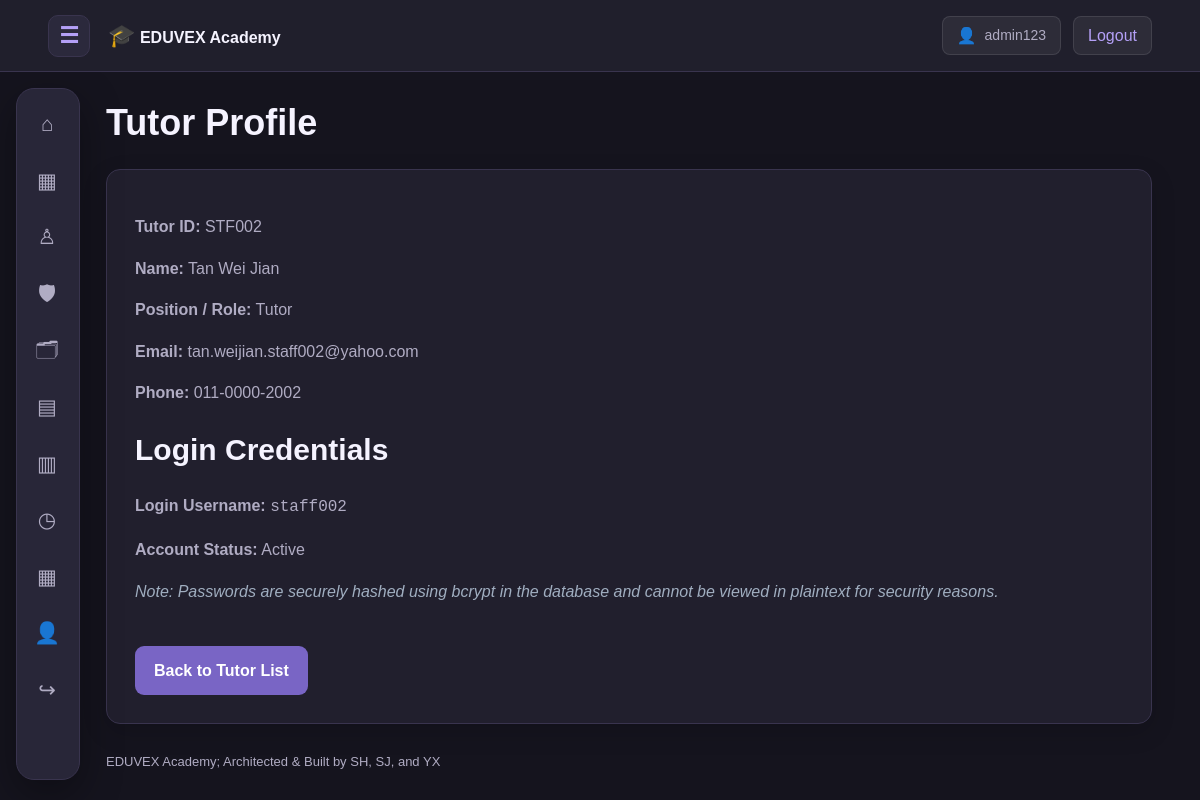
Before: /tutor_management/view_tutor.php?id=STF002 (signed in) with the older database file.
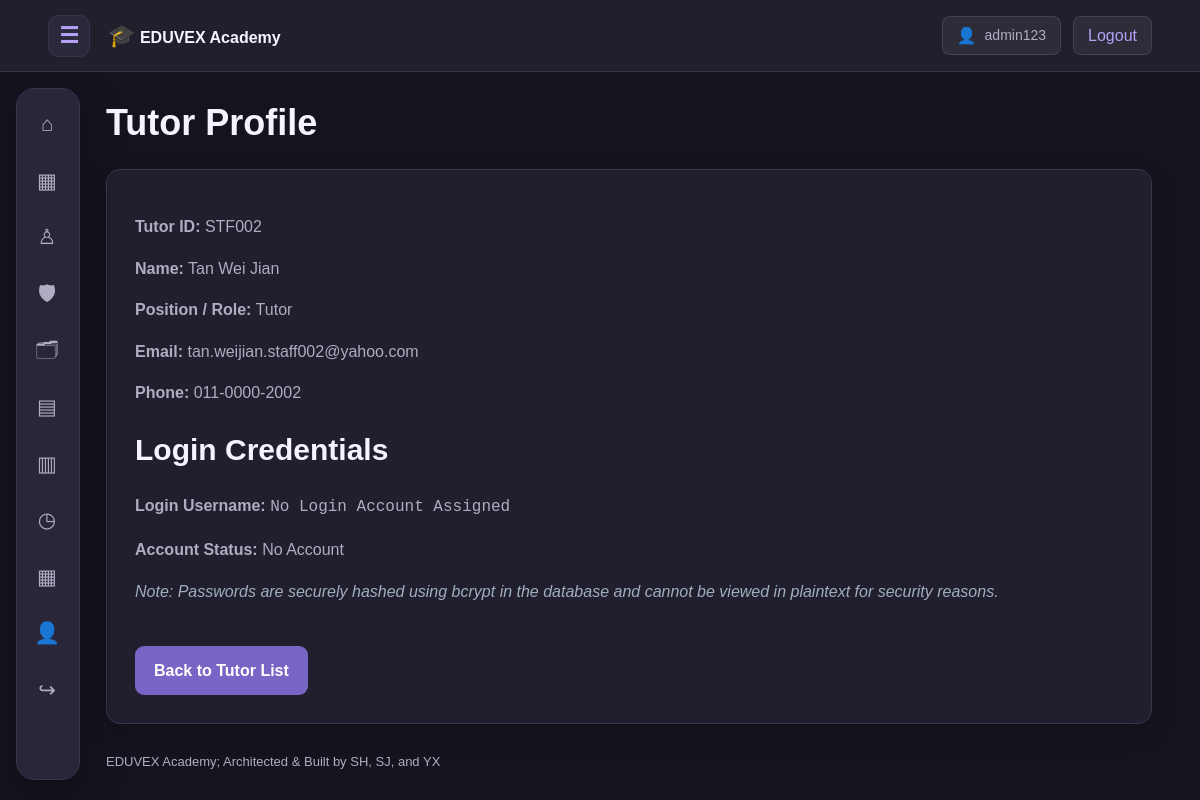
After: the same page with the newer database file.
### tables this page shows
CREATE TABLE IF NOT EXISTS user_accounts (
    user_id BIGINT UNSIGNED AUTO_INCREMENT PRIMARY KEY,
    username VARCHAR(100) NOT NULL UNIQUE,
    email VARCHAR(180) NOT NULL UNIQUE,
    password_hash VARCHAR(255) NOT NULL,

    role ENUM(
        'admin',
        'staff',
        'student'
    ) NOT NULL,

    admin_id VARCHAR(12) UNIQUE NULL,
    staff_id VARCHAR(12) UNIQUE NULL,
    student_id VARCHAR(12) UNIQUE NULL,

    preferred_language VARCHAR(10) DEFAULT 'en',
    profile_image VARCHAR(255) DEFAULT NULL,
    is_active TINYINT(1) DEFAULT 1,
    created_at TIMESTAMP DEFAULT CURRENT_TIMESTAMP
);

CREATE TABLE IF NOT EXISTS staff (
    staff_id VARCHAR(12) PRIMARY KEY,
    staff_name VARCHAR(120) NOT NULL,
    staff_email VARCHAR(180) UNIQUE,
    staff_phone_number VARCHAR(30),
    staff_role VARCHAR(60)
);

### includes/functions.php (called while the page is built, shortened)
<?php
function h(mixed $value): string {
    return htmlspecialchars(
        (string)($value ?? ''),
        ENT_QUOTES | ENT_SUBSTITUTE,
        'UTF-8'
    );
}
function url(string $path = ''): string {
    return BASE_URL . '/' . ltrim($path, '/');
}
function logged_in(): bool {
    return isset($_SESSION['user_id']);
}
function me(): array {
    return [
        'id' => $_SESSION['user_id'] ?? null,
        'username' => $_SESSION['username'] ?? '',
        'role' => $_SESSION['role'] ?? ''
    ];
}

### tutor_management/view_tutor.php (the view, shortened to what this page needs)
<?php
require_once __DIR__ . '/../config/database.php';
$id = trim($_GET['id'] ?? '');
$stmt = $pdo->prepare("
    SELECT st.*,
           u.username, u.is_active
    FROM staff st
    LEFT JOIN user_accounts u ON u.staff_id = st.staff_id
    WHERE st.staff_id = ?
");
$stmt->execute([$id]);
$tutor = $stmt->fetch();
require __DIR__ . '/../includes/header.php';
?>
<h1>Tutor Profile</h1>
<section class="panel">
    <p><strong>Tutor ID:</strong>
        <?= h($tutor['staff_id']) ?></p>
    <p><strong>Name:</strong>
        <?= h($tutor['staff_name']) ?></p>
    <p><strong>Position / Role:</strong>
        <?= h($tutor['staff_role']) ?></p>
    <p><strong>Email:</strong>
        <?= h($tutor['staff_email']) ?></p>
    <p><strong>Phone:</strong>
        <?= h($tutor['staff_phone_number']) ?></p>
    <h2>Login Credentials</h2>
    <p><strong>Login Username:</strong>
        <code><?= h($tutor['username'] ?? 'No Login Account Assigned') ?></code></p>
    <p><strong>Account Status:</strong>
        <?php
        if ($tutor['is_active'] === null) {
            echo 'No Account';
        } else {
            echo $tutor['is_active'] ? 'Active' : 'Inactive';
        }
        ?>
    </p>
    <p class="att-small" style="color: #a0aec0;">
        <em>Note: Passwords are securely hashed using bcrypt in the database and cannot be viewed in plaintext for security reasons.</em>
    </p>
    <br>
    <a class="button" href="<?= h(url('tutor_management/index.php')) ?>">
        Back to Tutor List
    </a>
</section>
<?php require __DIR__ . '/../includes/footer.php'; ?>

### includes/header.php (shortened to what this page needs)
<?php
require_once __DIR__ . '/functions.php';
?>
<!DOCTYPE html>
<html lang="en">
<head>
    <link rel="stylesheet"
          href="<?= h(url('assets/css/style.css')) ?>">
    <link rel="stylesheet"
          href="<?= h(url('assets/css/responsive.css')) ?>">
</head>
<body>
<?php require __DIR__ . '/navbar.php'; ?>
<?php require __DIR__ . '/floating_nav.php'; ?>
<main class="container app-content">

### includes/navbar.php
<?php
require_once __DIR__ . '/functions.php';
require_once __DIR__ . '/../config/database.php';
$account = logged_in() ? me() : null;
$role = $account['role'] ?? '';
$profileUrl = '#';
$profileImage = '';
if ($account && isset($pdo)) {
    $stmt = $pdo->prepare("SELECT profile_image FROM user_accounts WHERE user_id = ?");
    $stmt->execute([$account['id']]);
    $profileImage = $stmt->fetchColumn();
}
if ($role === 'admin') {
    $profileUrl = url('admin/profile.php');
} elseif ($role === 'staff') {
    $profileUrl = url('tutor/profile.php');
} elseif ($role === 'student') {
    $studentId = $account['student_id'] ?? '';
    $profileUrl = url('student_management/view_student.php?id=' . urlencode($studentId));
}
?>
<header class="site-header">
    <div class="header-brand">
        <button
            class="menu-toggle"
            type="button"
            aria-label="Expand navigation"
            aria-expanded="false"
            aria-controls="floating-navigation"
            data-menu-toggle>
            <span aria-hidden="true">☰</span>
        </button>
        <a class="brand"
           href="<?= h(url('index.php')) ?>">
            <span class="brand-mark">🎓</span>
            EDUVEX Academy
        </a>
    </div>
    <div class="header-actions" style="display: flex; align-items: center; gap: 12px;">
        <?php if ($account): ?>
            <a href="<?= h($profileUrl) ?>" class="header-btn-effect">
                <?php if (!empty($profileImage) && file_exists(__DIR__ . '/../' . $profileImage)): ?>
                    <img src="<?= h(url($profileImage)) ?>" alt="Avatar" style="width: 24px; height: 24px; border-radius: 50%; object-fit: cover;">
                <?php else: ?>
                    <span class="user-avatar-icon" style="font-size: 1rem;" aria-hidden="true">👤</span>
                <?php endif; ?>
                <span class="header-user" style="font-weight: 500;">
                    <?= h($account['username']) ?>
                </span>
            </a>
            <a href="<?= h(url('auth/logout.php')) ?>" class="header-btn-effect">
                Logout
            </a>
        <?php else: ?>
            <a href="<?= h(url('auth/login.php')) ?>" class="header-btn-effect">
                Sign In
            </a>
        <?php endif; ?>
    </div>
</header>

### includes/floating_nav.php (shortened to what this page needs)
<?php
require_once __DIR__ . '/functions.php';
$role = logged_in() ? (string) me()['role'] : '';
$dashboard = match ($role) {
    'admin'   => 'admin/dashboard.php',
    'staff'   => 'tutor/dashboard.php',
    'student' => 'student/dashboard.php',
    default   => 'auth/login.php'
};
$items = [
    ['Home', 'index.php', '⌂'],
    ['Dashboard', $dashboard, '▦']
];
if ($role === 'admin' || $role === 'staff') {
    $items[] = [
        'Students',
        'student_management/index.php',
        '♙'
    ];
    if ($role === 'admin') {
        $items[] = [
            'Admin Management',
            'admin_management/index.php',
            '🛡'
        ];
        $items[] = [
            'Tutor Management',
            'tutor_management/index.php',
            '🗂'
        ];
    }
    $items[] = [
        'Classes',
        'class_management/index.php',
        '▤'
    ];
    $items[] = [
        'Subjects',
        'class_management/subjects.php',
        '▥'
    ];
    $items[] = [
        'Timetable',
        'class_management/timetable.php',
        '◷'
    ];
}
if ($role === 'admin') {
    $items[] = [
        'Attendance Overview',
        'admin/attendance.php',
        '▦'
    ];
}
if ($role === 'admin') {
    $items[] = ['My Profile', 'admin/profile.php', '👤'];
} elseif ($role === 'staff') {
    $items[] = ['My Profile', 'tutor/profile.php', '👤'];
} elseif ($role === 'student') {
    $items[] = ['My Profile', 'student_management/view_student.php?id=' . urlencode(me()['student_id'] ?? ''), '👤'];
}
$items[] = [
    $role ? 'Logout' : 'Sign In',
    $role ? 'auth/logout.php' : 'auth/login.php',
    $role ? '↪' : '→'
];
$currentPath = parse_url(
    $_SERVER['REQUEST_URI'] ?? '',
    PHP_URL_PATH
) ?: '';
?>
<aside
    class="floating-nav"
    id="floating-navigation"
    aria-label="Main navigation"
    data-floating-nav>
    <nav class="floating-nav-links">
        <?php foreach ($items as [$label, $path, $symbol]): ?>
            <?php
            $targetPath = parse_url(
                url($path),
                PHP_URL_PATH
            ) ?: '';
            $isActive = (
                $currentPath === $targetPath
                && !in_array(
                    $label,
                    [
                        'Logout',
                        'Sign In',
                        'Features',
                        'About'
                    ],
                    true
                )
            );
            ?>
            <a
                class="float-link<?= $isActive ? ' active' : '' ?>"
                href="<?= h(url($path)) ?>"
                title="<?= h($label) ?>"
                <?= $isActive ? 'aria-current="page"' : '' ?>>
                <span
                    class="float-icon"
                    aria-hidden="true">
                    <?= h($symbol) ?>
                </span>
            </a>
        <?php endforeach; ?>
    </nav>
</aside>

### includes/footer.php (shortened to what this page needs)
</main>
<footer class="site-footer">
    EDUVEX Academy; Architected & Built by SH, SJ, and YX
</footer>
</body>
</html>

### assets/css/style.css (style rules this page uses)
:root { color-scheme: dark; --bg: #15141E; --surface: #211F2D; --surface2: #292638; --line: #39344E; --accent: #B4A0F7; --accent-dark: #7965C5; --text: #F5F3FF; --muted: #B0ACC3; --nav-width: 64px; --header-height: 72px; }
* { box-sizing: border-box; }
html { scroll-behavior: smooth; scroll-padding-top: 90px; }
body { margin: 0; background: var(--bg); color: var(--text); font-family: Arial, Helvetica, sans-serif; font-size: 16px; line-height: 1.6; }
a { color: var(--accent); text-decoration: none; }
button, input, select, textarea { font: inherit; }
button { cursor: pointer; }
h1, h2, h3 { line-height: 1.25; }
h1 { font-size: clamp(28px, 3vw, 40px); }
h2 { font-size: clamp(23px, 2.5vw, 32px); }
p { color: var(--muted); }
.site-header { height: var(--header-height); position: sticky; top: 0; z-index: 20; background: #201F2C; border-bottom: 1px solid var(--line); display: flex; align-items: center; justify-content: space-between; padding: 0 4%; gap: 12px; }
.header-brand, .header-actions { display: flex; align-items: center; gap: 18px; }
.brand { font-weight: 700; color: var(--text); white-space: nowrap; }
.brand-mark { color: var(--accent); font-size: 22px; }
.header-actions a { color: var(--accent); }
.header-user { color: var(--muted); font-size: 14px; }
.header-btn-effect { text-decoration: none; color: inherit; display: inline-flex; align-items: center; gap: 8px; padding: 6px 14px; background: rgba(255, 255, 255, 0.06); border: 1px solid rgba(255, 255, 255, 0.1); border-radius: 8px; transition: all 0.2s ease; }
.menu-toggle { display: grid; place-items: center; background: #2B293C; color: var(--accent); border: 1px solid var(--line); border-radius: 10px; width: 42px; height: 42px; padding: 0; font-size: 22px; }
.floating-nav { position: fixed; z-index: 15; left: 16px; top: calc(var(--header-height) + 16px); bottom: 20px; width: var(--nav-width); background: #282638; border: 1px solid var(--line); border-radius: 18px; padding: 10px 7px; box-shadow: 0 14px 40px rgba(0,0,0,0.35); overflow-x: hidden; overflow-y: auto; transition: width 0.22s ease; }
.floating-nav-links { display: flex; flex-direction: column; gap: 7px; }
.float-link { display: flex; align-items: center; min-height: 44px; gap: 13px; border-radius: 10px; color: var(--muted); white-space: nowrap; padding: 8px 11px; transition: background 0.2s ease, color 0.2s ease; }
.float-icon { display: inline-flex; align-items: center; justify-content: center; flex: none; width: 24px; font-size: 21px; }
.container { width: auto; max-width: 1280px; margin: 28px 4% 28px calc(var(--nav-width) + 42px); transition: margin-left 0.22s ease; }
.app-content { min-height: calc(100vh - 180px); }
.site-footer { margin: 24px 4% 25px calc(var(--nav-width) + 42px); color: var(--muted); font-size: 13px; transition: margin-left 0.22s ease; }
.panel { background: var(--surface); border: 1px solid var(--line); border-radius: 14px; padding: 28px; box-shadow: 0 8px 24px rgba(0,0,0,0.15); }
button, .button { display: inline-block; padding: 11px 18px; border: 1px solid transparent; border-radius: 9px; background: var(--accent-dark); color: #FFFFFF; font-weight: 600; text-decoration: none; }
.menu-toggle { display: grid; place-items: center; padding: 0; background: #2B293C; color: var(--accent); border: 1px solid var(--line); }

Changed rows visible on the page:
removed user_accounts: staff.staff_id "STF002", staff.staff_name "Tan Wei Jian", staff.staff_role "Tutor", staff.staff_email "tan.weijian.staff002@yahoo.com", staff.staff_phone_number "011-0000-2002", username "staff002"
now on this page (row unchanged): staff: staff_id "STF002", staff_name "Tan Wei Jian", staff_role "Tutor", staff_email "tan.weijian.staff002@yahoo.com", staff_phone_number "011-0000-2002"
Other visible differences:
$tutor['username']: (not shown) → "No Login Account Assigned"
text no longer shown: "Active"
text now shown: "No Account"
